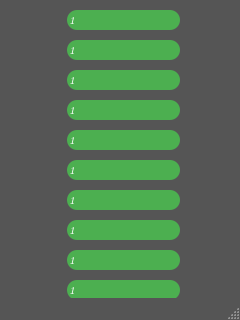
<?xml version="1.0" encoding="UTF-8"?>
<ui version="4.0">
    <class>EditNameWindow</class>
    <widget class="QMainWindow" name="EditNameWindow">
        <property name="geometry">
            <rect>
                <x>0</x>
                <y>0</y>
                <width>240</width>
                <height>320</height>
            </rect>
        </property>
        <property name="minimumSize">
            <size>
                <width>240</width>
                <height>320</height>
            </size>
        </property>
        <property name="maximumSize">
            <size>
                <width>240</width>
                <height>320</height>
            </size>
        </property>
        <property name="windowTitle">
            <string>MainWindow</string>
        </property>
        <property name="styleSheet">
            <string notr="true">QMainWindow {background-color: #555;}</string>
        </property>
        <widget class="QWidget" name="centralwidget">
            <widget class="QLineEdit" name="lineEdit">
                <property name="geometry">
                    <rect>
                        <x>67</x>
                        <y>10</y>
                        <width>113</width>
                        <height>20</height>
                    </rect>
                </property>
                <property name="font">
                    <font>
                        <family>Comic Sans MS,sans-serif</family>
                        <weight>75</weight>
                        <italic>false</italic>
                        <bold>true</bold>
                    </font>
                </property>
                <property name="styleSheet">
                    <string notr="true">QLineEdit {border-radius: 10px; color: white; background-color: #4CAF50;
                        font-family: Comic Sans MS, sans-serif; font: bold}
                    </string>
                </property>
                <property name="text">
                    <string>1</string>
                </property>
            </widget>
            <widget class="QLineEdit" name="lineEdit_2">
                <property name="geometry">
                    <rect>
                        <x>67</x>
                        <y>40</y>
                        <width>113</width>
                        <height>20</height>
                    </rect>
                </property>
                <property name="font">
                    <font>
                        <family>Comic Sans MS,sans-serif</family>
                        <weight>75</weight>
                        <italic>false</italic>
                        <bold>true</bold>
                    </font>
                </property>
                <property name="styleSheet">
                    <string notr="true">QLineEdit {border-radius: 10px; color: white; background-color: #4CAF50;
                        font-family: Comic Sans MS, sans-serif; font: bold}
                    </string>
                </property>
                <property name="text">
                    <string>1</string>
                </property>
            </widget>
            <widget class="QLineEdit" name="lineEdit_3">
                <property name="geometry">
                    <rect>
                        <x>67</x>
                        <y>70</y>
                        <width>113</width>
                        <height>20</height>
                    </rect>
                </property>
                <property name="font">
                    <font>
                        <family>Comic Sans MS,sans-serif</family>
                        <weight>75</weight>
                        <italic>false</italic>
                        <bold>true</bold>
                    </font>
                </property>
                <property name="styleSheet">
                    <string notr="true">QLineEdit {border-radius: 10px; color: white; background-color: #4CAF50;
                        font-family: Comic Sans MS, sans-serif; font: bold}
                    </string>
                </property>
                <property name="text">
                    <string>1</string>
                </property>
            </widget>
            <widget class="QLineEdit" name="lineEdit_4">
                <property name="geometry">
                    <rect>
                        <x>67</x>
                        <y>100</y>
                        <width>113</width>
                        <height>20</height>
                    </rect>
                </property>
                <property name="font">
                    <font>
                        <family>Comic Sans MS,sans-serif</family>
                        <weight>75</weight>
                        <italic>false</italic>
                        <bold>true</bold>
                    </font>
                </property>
                <property name="styleSheet">
                    <string notr="true">QLineEdit {border-radius: 10px; color: white; background-color: #4CAF50;
                        font-family: Comic Sans MS, sans-serif; font: bold}
                    </string>
                </property>
                <property name="text">
                    <string>1</string>
                </property>
            </widget>
            <widget class="QLineEdit" name="lineEdit_5">
                <property name="geometry">
                    <rect>
                        <x>67</x>
                        <y>130</y>
                        <width>113</width>
                        <height>20</height>
                    </rect>
                </property>
                <property name="font">
                    <font>
                        <family>Comic Sans MS,sans-serif</family>
                        <weight>75</weight>
                        <italic>false</italic>
                        <bold>true</bold>
                    </font>
                </property>
                <property name="styleSheet">
                    <string notr="true">QLineEdit {border-radius: 10px; color: white; background-color: #4CAF50;
                        font-family: Comic Sans MS, sans-serif; font: bold}
                    </string>
                </property>
                <property name="text">
                    <string>1</string>
                </property>
            </widget>
            <widget class="QLineEdit" name="lineEdit_6">
                <property name="geometry">
                    <rect>
                        <x>67</x>
                        <y>160</y>
                        <width>113</width>
                        <height>20</height>
                    </rect>
                </property>
                <property name="font">
                    <font>
                        <family>Comic Sans MS,sans-serif</family>
                        <weight>75</weight>
                        <italic>false</italic>
                        <bold>true</bold>
                    </font>
                </property>
                <property name="styleSheet">
                    <string notr="true">QLineEdit {border-radius: 10px; color: white; background-color: #4CAF50;
                        font-family: Comic Sans MS, sans-serif; font: bold}
                    </string>
                </property>
                <property name="text">
                    <string>1</string>
                </property>
            </widget>
            <widget class="QLineEdit" name="lineEdit_7">
                <property name="geometry">
                    <rect>
                        <x>67</x>
                        <y>220</y>
                        <width>113</width>
                        <height>20</height>
                    </rect>
                </property>
                <property name="font">
                    <font>
                        <family>Comic Sans MS,sans-serif</family>
                        <weight>75</weight>
                        <italic>false</italic>
                        <bold>true</bold>
                    </font>
                </property>
                <property name="styleSheet">
                    <string notr="true">QLineEdit {border-radius: 10px; color: white; background-color: #4CAF50;
                        font-family: Comic Sans MS, sans-serif; font: bold}
                    </string>
                </property>
                <property name="text">
                    <string>1</string>
                </property>
            </widget>
            <widget class="QLineEdit" name="lineEdit_8">
                <property name="geometry">
                    <rect>
                        <x>67</x>
                        <y>190</y>
                        <width>113</width>
                        <height>20</height>
                    </rect>
                </property>
                <property name="font">
                    <font>
                        <family>Comic Sans MS,sans-serif</family>
                        <weight>75</weight>
                        <italic>false</italic>
                        <bold>true</bold>
                    </font>
                </property>
                <property name="styleSheet">
                    <string notr="true">QLineEdit {border-radius: 10px; color: white; background-color: #4CAF50;
                        font-family: Comic Sans MS, sans-serif; font: bold}
                    </string>
                </property>
                <property name="text">
                    <string>1</string>
                </property>
            </widget>
            <widget class="QLineEdit" name="lineEdit_9">
                <property name="geometry">
                    <rect>
                        <x>67</x>
                        <y>280</y>
                        <width>113</width>
                        <height>20</height>
                    </rect>
                </property>
                <property name="font">
                    <font>
                        <family>Comic Sans MS,sans-serif</family>
                        <weight>75</weight>
                        <italic>false</italic>
                        <bold>true</bold>
                    </font>
                </property>
                <property name="styleSheet">
                    <string notr="true">QLineEdit {border-radius: 10px; color: white; background-color: #4CAF50;
                        font-family: Comic Sans MS, sans-serif; font: bold}
                    </string>
                </property>
                <property name="text">
                    <string>1</string>
                </property>
            </widget>
            <widget class="QLineEdit" name="lineEdit_10">
                <property name="geometry">
                    <rect>
                        <x>67</x>
                        <y>250</y>
                        <width>113</width>
                        <height>20</height>
                    </rect>
                </property>
                <property name="font">
                    <font>
                        <family>Comic Sans MS,sans-serif</family>
                        <weight>75</weight>
                        <italic>false</italic>
                        <bold>true</bold>
                    </font>
                </property>
                <property name="styleSheet">
                    <string notr="true">QLineEdit {border-radius: 10px; color: white; background-color: #4CAF50;
                        font-family: Comic Sans MS, sans-serif; font: bold}
                    </string>
                </property>
                <property name="text">
                    <string>1</string>
                </property>
            </widget>
        </widget>
        <widget class="QMenuBar" name="menubar">
            <property name="geometry">
                <rect>
                    <x>0</x>
                    <y>0</y>
                    <width>240</width>
                    <height>21</height>
                </rect>
            </property>
        </widget>
        <widget class="QStatusBar" name="statusbar"/>
    </widget>
    <resources/>
    <connections>
        <connection>
            <sender>lineEdit</sender>
            <signal>textChanged(QString)</signal>
            <receiver>EditNameWindow</receiver>
            <slot>setNameConf()</slot>
            <hints>
                <hint type="sourcelabel">
                    <x>92</x>
                    <y>40</y>
                </hint>
                <hint type="destinationlabel">
                    <x>34</x>
                    <y>36</y>
                </hint>
            </hints>
        </connection>
        <connection>
            <sender>lineEdit_2</sender>
            <signal>textChanged(QString)</signal>
            <receiver>EditNameWindow</receiver>
            <slot>setNameConf()</slot>
            <hints>
                <hint type="sourcelabel">
                    <x>94</x>
                    <y>69</y>
                </hint>
                <hint type="destinationlabel">
                    <x>20</x>
                    <y>67</y>
                </hint>
            </hints>
        </connection>
        <connection>
            <sender>lineEdit_3</sender>
            <signal>textChanged(QString)</signal>
            <receiver>EditNameWindow</receiver>
            <slot>setNameConf()</slot>
            <hints>
                <hint type="sourcelabel">
                    <x>86</x>
                    <y>98</y>
                </hint>
                <hint type="destinationlabel">
                    <x>32</x>
                    <y>101</y>
                </hint>
            </hints>
        </connection>
        <connection>
            <sender>lineEdit_4</sender>
            <signal>textChanged(QString)</signal>
            <receiver>EditNameWindow</receiver>
            <slot>setNameConf(QString)</slot>
            <hints>
                <hint type="sourcelabel">
                    <x>86</x>
                    <y>126</y>
                </hint>
                <hint type="destinationlabel">
                    <x>36</x>
                    <y>135</y>
                </hint>
            </hints>
        </connection>
        <connection>
            <sender>lineEdit_5</sender>
            <signal>textChanged(QString)</signal>
            <receiver>EditNameWindow</receiver>
            <slot>setNameConf(QString)</slot>
            <hints>
                <hint type="sourcelabel">
                    <x>106</x>
                    <y>155</y>
                </hint>
                <hint type="destinationlabel">
                    <x>17</x>
                    <y>168</y>
                </hint>
            </hints>
        </connection>
        <connection>
            <sender>lineEdit_6</sender>
            <signal>textChanged(QString)</signal>
            <receiver>EditNameWindow</receiver>
            <slot>setNameConf(QString)</slot>
            <hints>
                <hint type="sourcelabel">
                    <x>89</x>
                    <y>191</y>
                </hint>
                <hint type="destinationlabel">
                    <x>30</x>
                    <y>204</y>
                </hint>
            </hints>
        </connection>
        <connection>
            <sender>lineEdit_8</sender>
            <signal>textChanged(QString)</signal>
            <receiver>EditNameWindow</receiver>
            <slot>setNameConf(QString)</slot>
            <hints>
                <hint type="sourcelabel">
                    <x>83</x>
                    <y>219</y>
                </hint>
                <hint type="destinationlabel">
                    <x>34</x>
                    <y>237</y>
                </hint>
            </hints>
        </connection>
        <connection>
            <sender>lineEdit_7</sender>
            <signal>textChanged(QString)</signal>
            <receiver>EditNameWindow</receiver>
            <slot>setNameConf(QString)</slot>
            <hints>
                <hint type="sourcelabel">
                    <x>110</x>
                    <y>247</y>
                </hint>
                <hint type="destinationlabel">
                    <x>33</x>
                    <y>267</y>
                </hint>
            </hints>
        </connection>
        <connection>
            <sender>lineEdit_10</sender>
            <signal>textChanged(QString)</signal>
            <receiver>EditNameWindow</receiver>
            <slot>setNameConf(QString)</slot>
            <hints>
                <hint type="sourcelabel">
                    <x>156</x>
                    <y>279</y>
                </hint>
                <hint type="destinationlabel">
                    <x>220</x>
                    <y>265</y>
                </hint>
            </hints>
        </connection>
    </connections>
    <slots>
        <slot>setNameConf(QString)</slot>
    </slots>
</ui>
